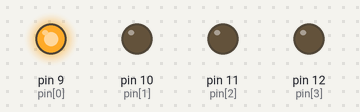
The sketch below on a simulated Arduino Uno, built with avr-gcc and run on an emulated ATmega328P. Shown: output pins drawn as LEDs (lit = HIGH).

Above: at 0.5 s.
At 2.5 s:
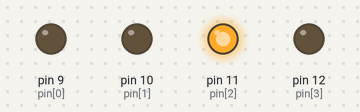
At 4.0 s:
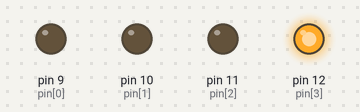
At 9.5 s:
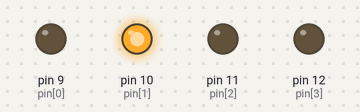
Timing chart, 0 to 10.4 s (numbered marks = the images above):
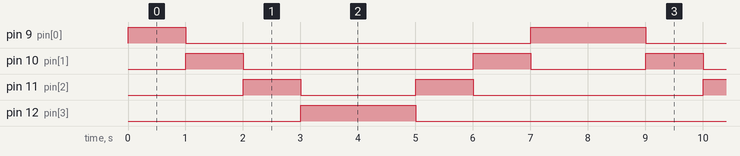

Measured:
- by itself, pin 9 (pin[0]): repeats every 8.0 s: LOW 6.0 s, HIGH 2.0 s
- by itself, pin 10 (pin[1]): repeats every 8.0 s: LOW 4.0 s, HIGH 1.0 s, LOW 2.0 s, HIGH 1.0 s
- by itself, pin 11 (pin[2]): repeats every 8.0 s: LOW 2.0 s, HIGH 1.0 s, LOW 4.0 s, HIGH 1.0 s
- by itself, pin 12 (pin[3]): alternates HIGH for 2.0 s and LOW for 6.0 s

The sketch:

back_and_forth3.ino
```cpp
const byte pin[] = {9, 10, 11, 12, 12, 11, 10, 9};

void setup()
{
    for (int i = 0; i < 4; i += 1)
    {
        pinMode(pin[i], OUTPUT);
        digitalWrite(pin[i], LOW);
    }
}

void loop()
{
    for (int i = 0; i < 8; i += 1)
    {
        digitalWrite(pin[i], HIGH);
        delay(1000);
        digitalWrite(pin[i], LOW);
    }
}
```
